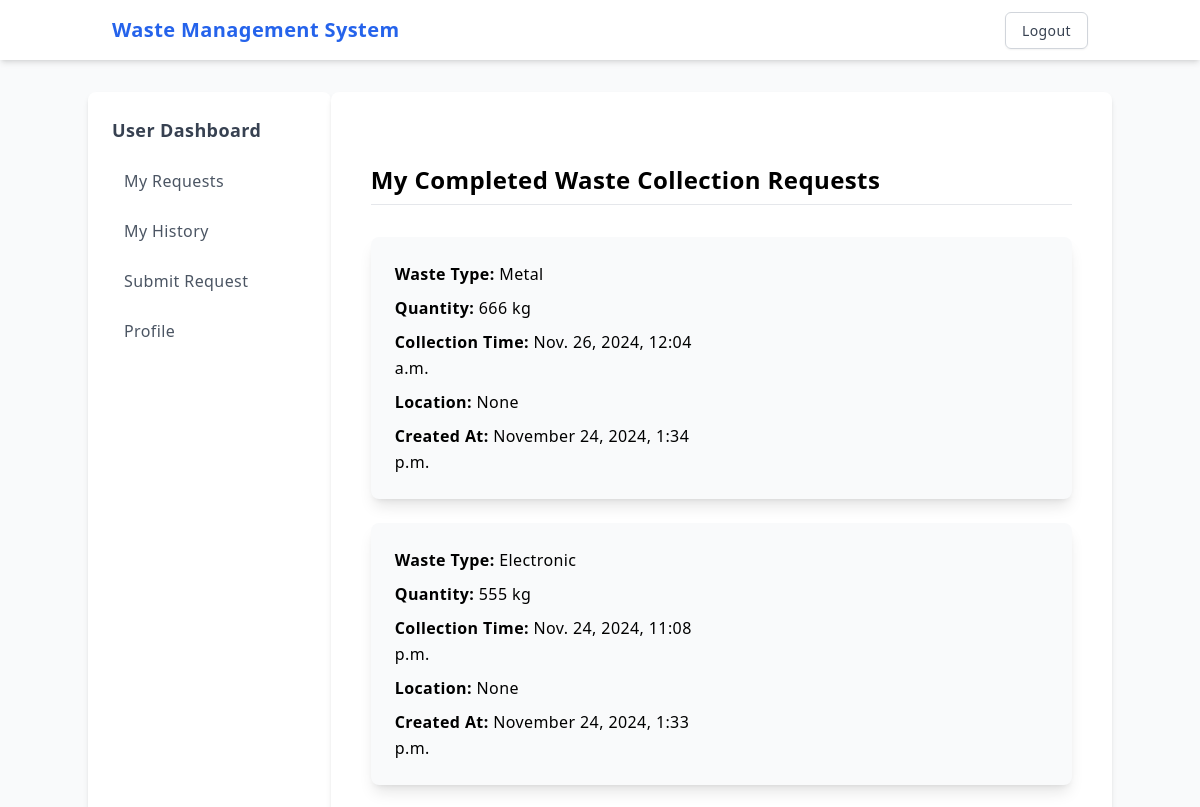
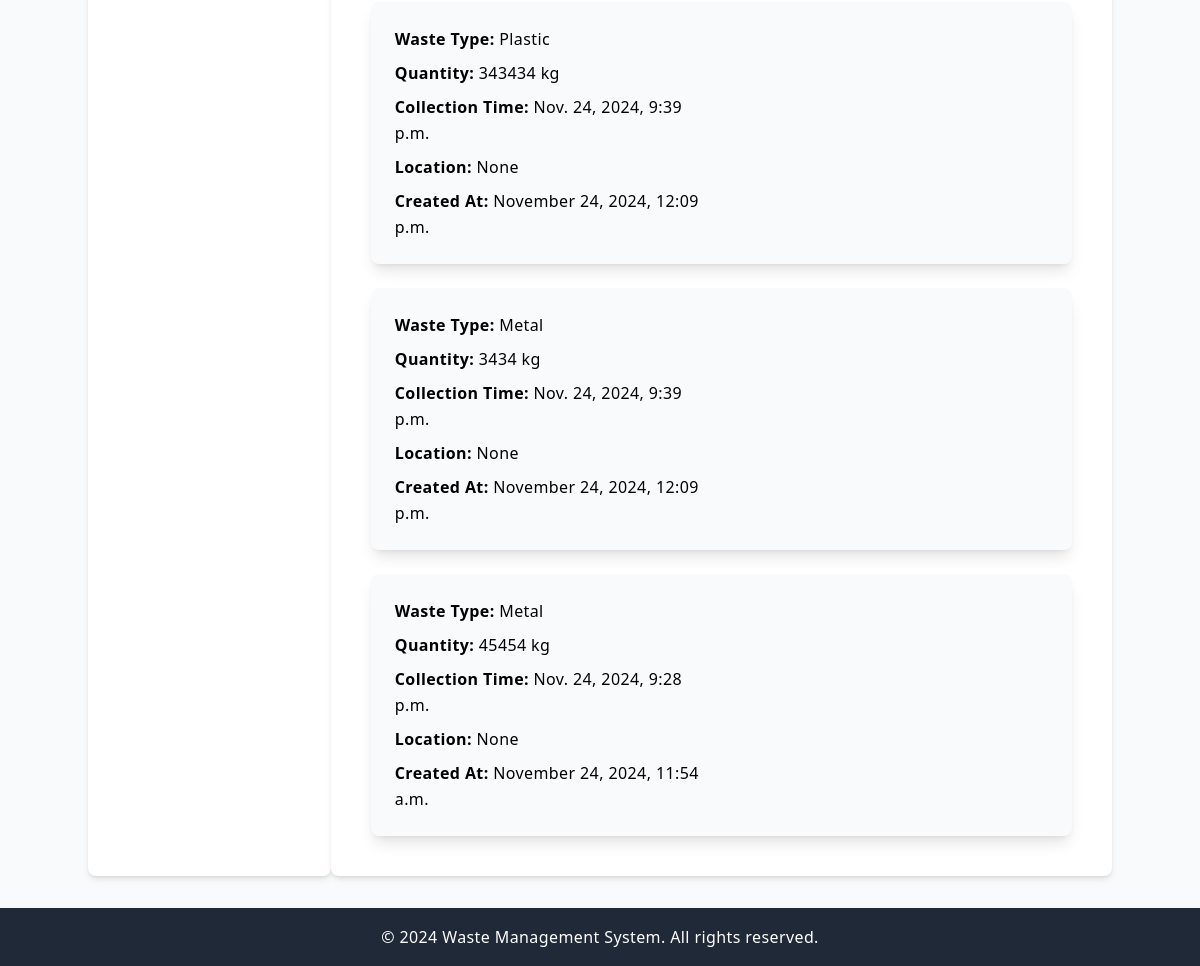
/waste/my_history/ (signed in), run on the app's committed database (2 pictures, top to bottom).
### wasteapp/models.py (models this page shows, shortened)
class WasteRequest(models.Model):
    user = models.ForeignKey(User, related_name='waste_requests', on_delete=models.CASCADE)
    waste_type = models.CharField(max_length=50, choices=WASTE_TYPES)
    quantity = models.PositiveIntegerField(help_text="Enter quantity in kg")
    collection_time = models.DateTimeField()
    collection_location = models.ForeignKey('profileapp.Address', on_delete=models.SET_NULL, null=True, blank=True)
    status = models.CharField(max_length=20, default='Pending', choices=[('Pending', 'Pending'), ('Completed', 'Completed')])
    created_at = models.DateTimeField(auto_now_add=True)
    driver = models.ForeignKey(User, on_delete=models.SET_NULL, null=True, blank=True, related_name="assigned_tasks")

### account_app/decorators.py (the view)
        def _wrapped_view(request, *args, **kwargs):
            if request.user.is_authenticated:
                if request.user.is_superuser:
                    if 'admin' in allowed_roles:  # Admin-only pages
                        return view_func(request, *args, **kwargs)
                    else:
                        return HttpResponseForbidden("Admins cannot access this page.")
                if hasattr(request.user, 'userprofile') and request.user.userprofile.role in allowed_roles:
                    return view_func(request, *args, **kwargs)
                else:
                    return HttpResponseForbidden("You do not have permission to access this page.")
            else:
                return redirect('login_user')  # Replace with your login URL name

### wasteapp/views.py (called while the page is built)
@role_required(allowed_roles=['user'])
def my_history(request):
    completed_requests = WasteRequest.objects.filter(user=request.user, status='Completed').order_by('-created_at')
    context = {'completed_requests': completed_requests}
    return render(request, 'wasteapp/my_history.html', context)

### templates/wasteapp/my_history.html (shortened to what this page needs)
{% extends "profileapp/base.html" %}
{% block content %}
<div class="container mx-auto mt-8 p-4 space-y-8">
    <h2 class="text-2xl font-bold border-b pb-2">My Completed Waste Collection Requests</h2>
    {% if completed_requests %}
    <ul class="space-y-6">
        {% for request in completed_requests %}
        <li class="p-6 bg-gray-50 shadow-lg rounded-lg">
            <div class="grid grid-cols-1 sm:grid-cols-2 gap-4">
                <div class="space-y-2">
                    <p><strong>Waste Type:</strong> {{ request.waste_type }}</p>
                    <p><strong>Quantity:</strong> {{ request.quantity }} kg</p>
                    <p><strong>Collection Time:</strong> {{ request.collection_time }}</p>
                    <p><strong>Location:</strong> {{ request.collection_location }}</p>
                    <p><strong>Created At:</strong> {{ request.created_at|date:"F j, Y, g:i a" }}</p>
                </div>
            </div>
        </li>
        {% endfor %}
    </ul>
    {% endif %}
</div>
{% endblock %}

### data on the page
WasteRequest: waste_type "Metal", quantity "666", collection_time "Nov. 26, 2024, 12:04 a.m.", collection_location "None", created_at "November 24, 2024, 1:34 p.m."
WasteRequest: waste_type "Electronic", quantity "555", collection_time "Nov. 24, 2024, 11:08 p.m.", collection_location "None", created_at "November 24, 2024, 1:33 p.m."
WasteRequest: waste_type "Plastic", quantity "343434", collection_time "Nov. 24, 2024, 9:39 p.m.", collection_location "None", created_at "November 24, 2024, 12:09 p.m."
WasteRequest: waste_type "Metal", quantity "3434", collection_time "Nov. 24, 2024, 9:39 p.m.", collection_location "None", created_at "November 24, 2024, 12:09 p.m."
WasteRequest: waste_type "Metal", quantity "45454", collection_time "Nov. 24, 2024, 9:28 p.m.", collection_location "None", created_at "November 24, 2024, 11:54 a.m."
